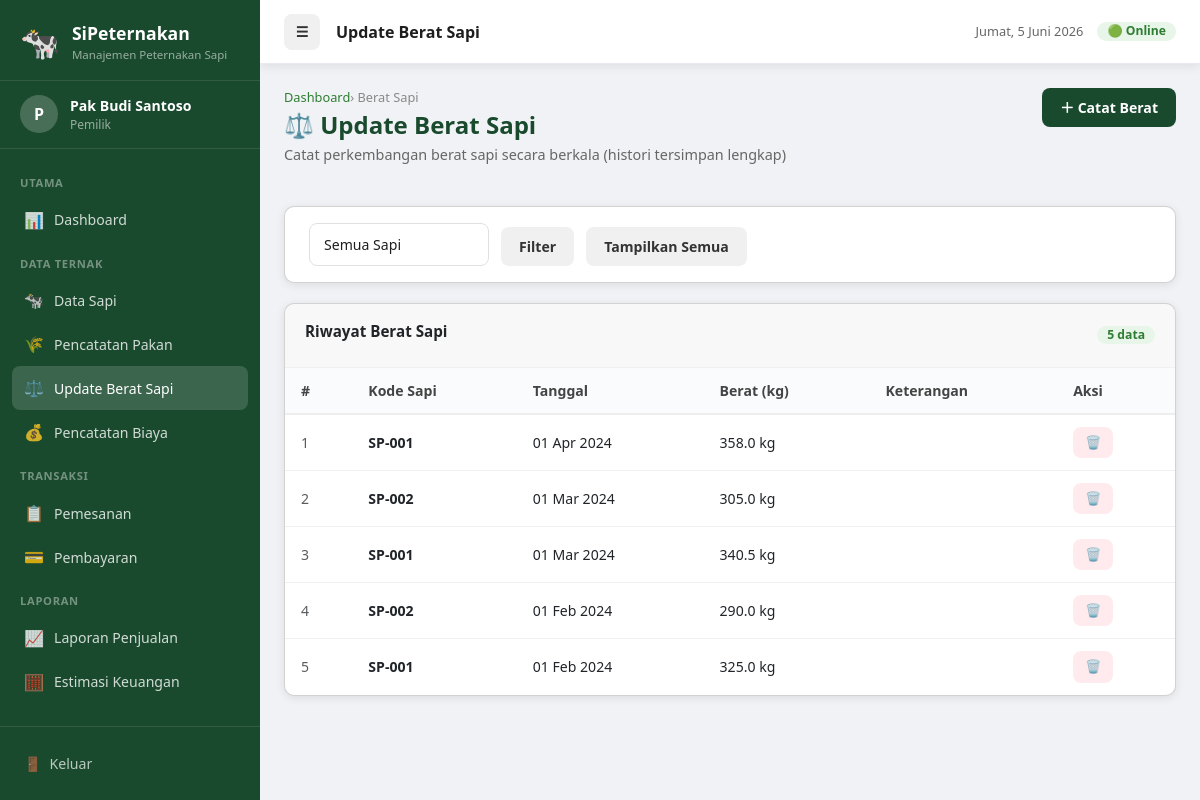
The page /index.php?page=berat (signed in) on the database its author committed.
### tables this page shows
CREATE TABLE IF NOT EXISTS `berat_sapi` (
  `id` INT AUTO_INCREMENT PRIMARY KEY,
  `id_sapi` INT NOT NULL,
  `tanggal` DATE NOT NULL,
  `berat` FLOAT NOT NULL,
  `keterangan` TEXT,
  `created_at` TIMESTAMP DEFAULT CURRENT_TIMESTAMP,
  FOREIGN KEY (`id_sapi`) REFERENCES `sapi`(`id`) ON DELETE CASCADE
);

CREATE TABLE IF NOT EXISTS `sapi` (
  `id` INT AUTO_INCREMENT PRIMARY KEY,
  `kode_sapi` VARCHAR(20) NOT NULL UNIQUE,
  `berat_awal` FLOAT NOT NULL,
  `tanggal_pembelian` DATE NOT NULL,
  `harga_beli` BIGINT NOT NULL,
  `harga_jual_target` BIGINT DEFAULT 0,
  `status` ENUM('digemukkan','siap_jual','dipesan','terjual') DEFAULT 'digemukkan',
  `keterangan` TEXT DEFAULT NULL,
  `created_at` TIMESTAMP DEFAULT CURRENT_TIMESTAMP,
  `updated_at` TIMESTAMP DEFAULT CURRENT_TIMESTAMP ON UPDATE CURRENT_TIMESTAMP
);

### page/berat/index.php (the view, shortened to what this page needs)
<?php
$filter_sapi = intval($_GET['id_sapi'] ?? 0);
$where = $filter_sapi ? "WHERE b.id_sapi=$filter_sapi" : "WHERE 1=1";
$list = $koneksi->query("SELECT b.*, s.kode_sapi FROM berat_sapi b JOIN sapi s ON b.id_sapi=s.id $where ORDER BY b.tanggal DESC, b.id DESC");
?>
<div class="page-header">
    <div class="page-header-left">
        <div class="breadcrumb"><a href="index.php">Dashboard</a> › Berat Sapi</div>
        <h1>⚖️ Update Berat Sapi</h1>
        <p>Catat perkembangan berat sapi secara berkala (histori tersimpan lengkap)</p>
    </div>
    <button class="btn btn-primary" onclick="openModal('modalBerat')">＋ Catat Berat</button>
</div>
<div class="card" style="margin-bottom:20px">
    <div class="card-body" style="padding:16px 24px">
        <form method="GET" action="index.php" style="display:flex;gap:12px;flex-wrap:wrap;align-items:flex-end">
            <select name="id_sapi" class="form-control" style="width:180px">
                <option value="">Semua Sapi</option>
            </select>
            <button type="submit" class="btn btn-secondary">Filter</button>
            <a href="index.php?page=berat" class="btn btn-secondary">Tampilkan Semua</a>
        </form>
    </div>
</div>
<div class="card">
    <div class="card-header">
        <div class="card-title">Riwayat Berat Sapi</div>
        <span class="badge badge-green"><?= $list ? $list->num_rows : 0 ?> data</span>
    </div>
    <div class="table-responsive">
        <table class="data-table">
            <thead>
                <tr><th>#</th><th>Kode Sapi</th><th>Tanggal</th><th>Berat (kg)</th><th>Keterangan</th><th>Aksi</th></tr>
            </thead>
            <tbody>
            <?php if ($list && $list->num_rows > 0):
                $no=1; $prev_sapi=''; $prev_berat=0;
                $rows = $list->fetch_all(MYSQLI_ASSOC);
                foreach ($rows as $r):
            ?>
                <tr>
                    <td class="text-muted"><?= $no++ ?></td>
                    <td><strong><?= htmlspecialchars($r['kode_sapi']) ?></strong></td>
                    <td><?= date('d M Y', strtotime($r['tanggal'])) ?></td>
                    <td><?= number_format($r['berat'], 1) ?> kg</td>
                    <td><?= htmlspecialchars($r['keterangan'] ?? '') ?></td>
                    <td>
                        <form method="POST" style="display:inline" onsubmit="return confirm('Hapus data berat ini?')">
                            <button type="submit" class="btn btn-danger btn-sm">🗑️</button>
                        </form>
                    </td>
                </tr>
            <?php endforeach; else: ?>
                <tr><td colspan="6"><div class="empty-state"><div class="icon">⚖️</div><h3>Belum ada data berat</h3></div></td></tr>
            <?php endif; ?>
            </tbody>
        </table>
    </div>
</div>

### assets/css/style.css (style rules this page uses)
:root { --clr-primary: #1a4a2e; --clr-primary-lt: #2e7d32; --clr-accent: #4caf50; --clr-amber: #f57f17; --clr-amber-lt: #fff8e1; --clr-blue: #1565c0; --clr-blue-lt: #e3f2fd; --clr-gray: #616161; --clr-gray-lt: #f5f5f5; --clr-red: #c62828; --clr-red-lt: #ffebee; --sidebar-w: 260px; --topbar-h: 64px; --radius: 10px; --shadow: 0 2px 10px rgba(0,0,0,.09); }
*, *::before, *::after { box-sizing: border-box; margin: 0; padding: 0; }
body { font-family: 'Segoe UI', system-ui, sans-serif; background: #f0f2f5; color: #1e1e1e; font-size: 0.9rem; }
a { color: inherit; text-decoration: none; }
.page-header { display: flex; align-items: flex-start; justify-content: space-between; margin-bottom: 24px; gap: 16px; flex-wrap: wrap; }
.page-header h1 { font-size: 1.5rem; font-weight: 800; color: var(--clr-primary); margin-bottom: 4px; }
.page-header p { color: #666; font-size: .9rem; }
.breadcrumb { font-size: .8rem; color: #888; margin-bottom: 4px; }
.breadcrumb a { color: var(--clr-primary-lt); }
.card { background: #fff; border-radius: var(--radius); box-shadow: var(--shadow); overflow: hidden; }
.card-header { display: flex; align-items: center; justify-content: space-between; padding: 16px 20px; border-bottom: 1px solid #f0f0f0; }
.card-title { font-weight: 700; font-size: .95rem; }
.card-body { padding: 20px; }
.table-responsive { overflow-x: auto; }
.data-table { width: 100%; border-collapse: collapse; font-size: .88rem; }
.data-table thead th { background: #fafbfc; padding: 12px 16px; text-align: left; font-weight: 700; color: #444; border-bottom: 2px solid #eee; white-space: nowrap; }
.data-table tbody td { padding: 12px 16px; border-bottom: 1px solid #f0f0f0; }
.data-table tbody tr:last-child td { border-bottom: none; }
.text-muted { color: #888; }
.badge { display: inline-block; padding: 3px 10px; border-radius: 20px; font-size: .76rem; font-weight: 600; }
.badge-green { background: #e8f5e9; color: #2e7d32; }
.btn { display: inline-flex; align-items: center; gap: 6px; padding: 9px 18px; border-radius: 8px; font-size: .88rem; font-weight: 600; cursor: pointer; border: none; transition: opacity .15s, transform .1s; white-space: nowrap; }
.btn-primary { background: var(--clr-primary); color: #fff; }
.btn-secondary { background: #f0f0f0; color: #333; }
.btn-danger { background: #ffebee; color: var(--clr-red); }
.btn-sm { padding: 6px 12px; font-size: .8rem; }
.form-control { width: 100%; padding: 10px 14px; border: 1.5px solid #e0e0e0; border-radius: 8px; font-size: .88rem; color: #1e1e1e; background: #fff; outline: none; transition: border .15s; }
select.form-control { cursor: pointer; }

### rows shown on the page
berat_sapi: id_sapi.kode_sapi "SP-001", tanggal "01 Apr 2024", berat "358.0"
berat_sapi: id_sapi.kode_sapi "SP-002", tanggal "01 Mar 2024", berat "305.0"
berat_sapi: id_sapi.kode_sapi "SP-001", tanggal "01 Mar 2024", berat "340.5"
berat_sapi: id_sapi.kode_sapi "SP-002", tanggal "01 Feb 2024", berat "290.0"
berat_sapi: id_sapi.kode_sapi "SP-001", tanggal "01 Feb 2024", berat "325.0"

### other values the page prints
substr($_SESSION['nama'] ?? 'A', 0, 1) "P"
$_SESSION['nama'] "Pak Budi Santoso"
$role "Pemilik"
$pageTitle "Update Berat Sapi"
$list->num_rows "5"
